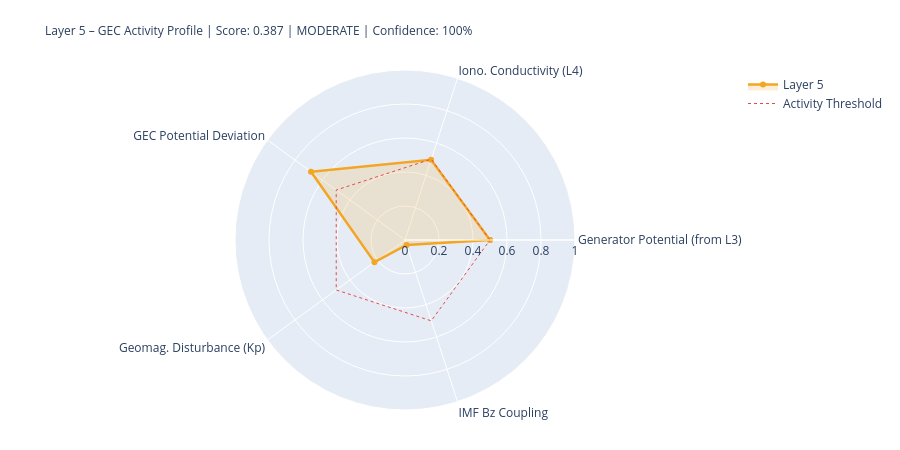

Notebook code cell kept with this figure:
### Markdown cell above
---
## 5. State Assessment & Handoff to Layer 6

### Code cell
# ============================================================
# LAYER-5-SCORE
# ============================================================

# Components
# 1) Generator activity (Layer-3-driven)
gen_score = norm(generator_strength, 0.3, 2.0)
gen_src   = 'from_layer3' if l3_thunder_score is not None else 'estimated'

# 2) Ionospheric conductivity (Layer-4-driven)
iono_score = norm(iono_cond_factor, 0.7, 1.4)
iono_src   = 'from_layer4' if l4_ioniz is not None else 'estimated'

# 3) GEC potential deviation from reference
pot_score = norm(abs(delta_V_pct), 0, 30)  # 0 = at reference, 1 = 30% deviation
pot_src   = 'derived'

# 4) Geomagnetic disturbance (Kp) – modulates vertical currents
kp_score = norm(kp_val, 0, 9)
kp_src   = 'primary' if kp_now is not None else 'from_layer4'

# 5) IMF Bz coupling (southward = stronger M-I coupling → GEC influence)
bz_score = norm(-(bz_now or 0), -5, 30) if bz_now is not None else None
bz_src   = 'primary' if bz_now is not None else 'missing'

COMPONENTS = {
    'Generator Potential (from L3)':  {'score': gen_score,   'source': 'derived_from_layer3', 'dynamic': True},
    'Iono. Conductivity (L4)':      {'score': iono_score,  'source': iono_src, 'dynamic': True},
    'GEC Potential Deviation':      {'score': pot_score,   'source': pot_src,  'dynamic': True},
    'Geomag. Disturbance (Kp)':         {'score': kp_score,    'source': kp_src,   'dynamic': True},
    'IMF Bz Coupling':               {'score': bz_score,    'source': bz_src,   'dynamic': True},
}

available   = {k: v['score'] for k, v in COMPONENTS.items() if v['score'] is not None}
unavailable = [k for k, v in COMPONENTS.items() if v['score'] is None]
layer5_score = round(sum(available.values()) / len(available), 4) if available else None
confidence   = round(len(available) / len(COMPONENTS), 2)
level = ('unknown' if layer5_score is None
         else 'quiet'   if layer5_score < 0.3
         else 'moderate' if layer5_score < 0.6
         else 'active')
dominant_l5 = max(available, key=available.get) if available else 'none'

# Kp consistency: separate 1-min raw value from score value
kp_1m_raw   = kp_now          # directly from API (can be 0.0 during live measurement)
kp_for_score = kp_val          # from Layer-0 context or estimated value if needed
kp_score_src = kp_src

W = 68
print('=' * W)
print('LAYER 5 – GLOBAL ELECTRIC CIRCUIT – STATE ASSESSMENT')
print('=' * W)
for name, comp in COMPONENTS.items():
    s = comp['score']
    if s is not None:
        bar = '█' * int(s*20) + '░' * (20-int(s*20))
        print(f'  {name:<34} {bar}  {s:.3f}  [{comp["source"]}]')
    else:
        print(f'  {name:<34} {"─"*20}  n/a   [missing]')
print('-' * W)
print(f'  Score:         {layer5_score:.3f}  ({len(available)}/{len(COMPONENTS)} components)')
print(f'  Confidence:    {confidence:.0%}')
print(f'  Level:         {level.upper()}')
print(f'  Dominant:      {dominant_l5}')
print(f'  V_iono:        {V_iono_mod:.1f} kV  (Δ {delta_V_pct:+.1f}% vs. Ref)')
print(f'  I_total:       {I_total_mod:.1f} A   (Δ {delta_I_pct:+.1f}% vs. Ref)')
print('=' * W)

# Radar
cats   = list(available.keys())
vals_r = list(available.values())
if len(cats) >= 3:
    fig = go.Figure()
    fig.add_trace(go.Scatterpolar(
        r=vals_r + [vals_r[0]], theta=cats + [cats[0]],
        fill='toself', fillcolor='rgba(242,166,35,0.18)',
        line=dict(color='#F2A623', width=2.5), name='Layer 5'
    ))
    fig.add_trace(go.Scatterpolar(
        r=[0.5]*(len(cats)+1), theta=cats+[cats[0]],
        line=dict(color='#E24B4A', dash='dot', width=1),
        mode='lines', name='Activity Threshold'
    ))
    fig.update_layout(
        title=dict(
            text=f'Layer 5 – GEC Activity Profile | Score: {layer5_score:.3f} | {level.upper()} | Confidence: {confidence:.0%}',
            font=dict(size=12)
        ),
        polar=dict(radialaxis=dict(visible=True, range=[0,1])),
        height=450, showlegend=True,
        margin=dict(l=80, r=80, t=70, b=40)
    )
    fig.show()

### Figure 1 — Plotly figure (JSON) as saved in the notebook; plotly's stock layout.template omitted (floating-point values rounded to 4 significant figures)
{"data": [{"fill": "toself", "fillcolor": "rgba(242,166,35,0.18)", "line": {"color": "#F2A623", "width": 2.5}, "name": "Layer 5", "r": [0.5, 0.4963, 0.6833, 0.2222, 0.0309, 0.5], "theta": ["Generator Potential (from L3)", "Iono. Conductivity (L4)", "GEC Potential Deviation", "Geomag. Disturbance (Kp)", "IMF Bz Coupling", "Generator Potential (from L3)"], "type": "scatterpolar"}, {"line": {"color": "#E24B4A", "dash": "dot", "width": 1}, "mode": "lines", "name": "Activity Threshold", "r": [0.5, 0.5, 0.5, 0.5, 0.5, 0.5], "theta": ["Generator Potential (from L3)", "Iono. Conductivity (L4)", "GEC Potential Deviation", "Geomag. Disturbance (Kp)", "IMF Bz Coupling", "Generator Potential (from L3)"], "type": "scatterpolar"}], "layout": {"height": 450, "margin": {"b": 40, "l": 80, "r": 80, "t": 70}, "polar": {"radialaxis": {"range": [0, 1], "visible": true}}, "showlegend": true, "title": {"font": {"size": 12}, "text": "Layer 5 – GEC Activity Profile | Score: 0.387 | MODERATE | Confidence: 100%"}}}
